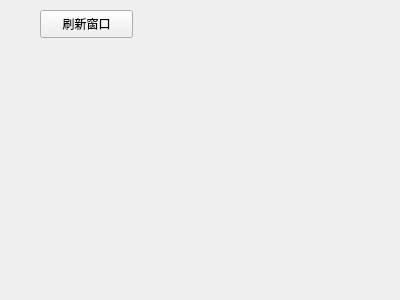
<?xml version="1.0" encoding="UTF-8"?>
<ui version="4.0">
 <class>Widget</class>
 <widget class="QWidget" name="Widget">
  <property name="geometry">
   <rect>
    <x>0</x>
    <y>0</y>
    <width>400</width>
    <height>300</height>
   </rect>
  </property>
  <property name="windowTitle">
   <string>Widget</string>
  </property>
  <widget class="QPushButton" name="pushButtonReflash">
   <property name="geometry">
    <rect>
     <x>40</x>
     <y>10</y>
     <width>93</width>
     <height>28</height>
    </rect>
   </property>
   <property name="text">
    <string>刷新窗口</string>
   </property>
  </widget>
 </widget>
 <layoutdefault spacing="6" margin="11"/>
 <resources/>
 <connections/>
</ui>
